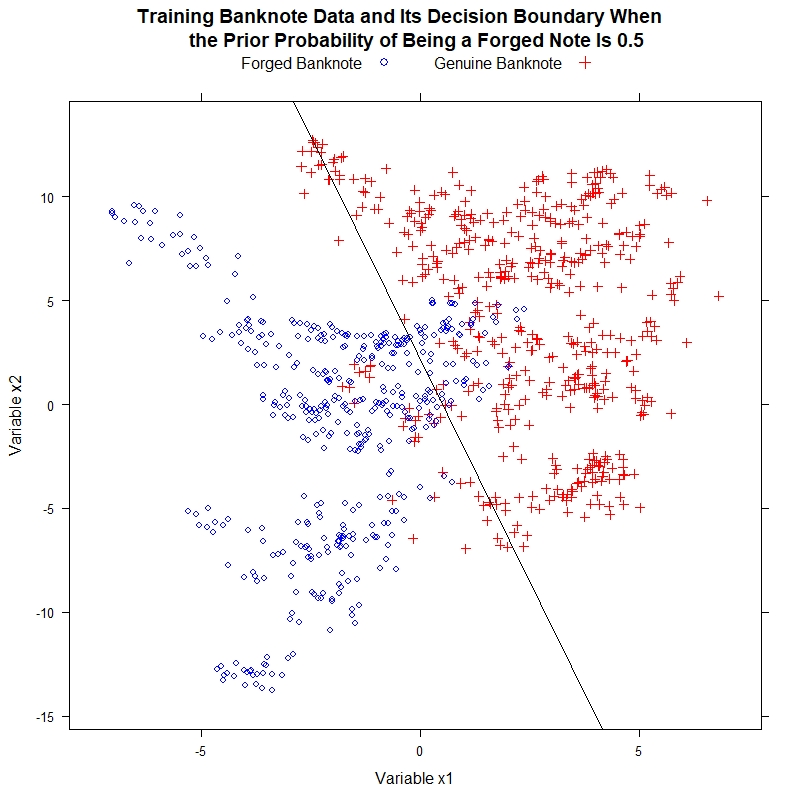

Recreate this plot in R.
bank_train = read.csv('BankTrain.csv')

y = bank_train$y
x1 = bank_train$x1
x2 = bank_train$x2

glm.fit = glm(y ~ x1 + x2, data = bank_train, 
              family = 'binomial')
glm.probs = predict(glm.fit, data = bank_train, type = 'response')

glm.pred[glm.probs > 0.5] = 'forged banknote'
glm.pred[glm.probs <= 0.5] = 'genuine banknote'

df = cbind.data.frame(glm.probs, x1, x2)
slope = coef(glm.fit)[2] / (- coef(glm.fit)[3])
intercept = coef(glm.fit)[1] / (- coef(glm.fit)[3]) 

library(lattice)
xyplot(x2 ~ x1, data = df, groups = y,
        panel = function(...){
          panel.xyplot(...)
          panel.abline(intercept , slope)
        },
       xlab = 'Variable x1',
       ylab = 'Variable x2', 
       main = 'Training Banknote Data and Its Decision Boundary When
       the Prior Probability of Being a Forged Note Is 0.5',
       pch = c(3, 1),
       col = c('red', 'blue'),
       key = list(columns = 2, 
                text = list(lab = c('Forged Banknote', 
                                    'Genuine Banknote')),
                points = list(pch = c(1, 3), 
                              col= c('blue', 'red'))))
